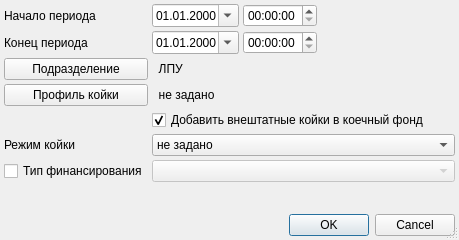
<?xml version="1.0" encoding="UTF-8"?>
<ui version="4.0">
 <class>StationaryPlanSetupDialog</class>
 <widget class="QDialog" name="StationaryPlanSetupDialog">
  <property name="windowModality">
   <enum>Qt::ApplicationModal</enum>
  </property>
  <property name="geometry">
   <rect>
    <x>0</x>
    <y>0</y>
    <width>459</width>
    <height>240</height>
   </rect>
  </property>
  <property name="windowTitle">
   <string>параметры отчёта</string>
  </property>
  <property name="sizeGripEnabled">
   <bool>true</bool>
  </property>
  <layout class="QGridLayout" name="gridLayout">
   <property name="margin">
    <number>4</number>
   </property>
   <property name="spacing">
    <number>4</number>
   </property>
   <item row="8" column="0" colspan="2">
    <spacer>
     <property name="orientation">
      <enum>Qt::Vertical</enum>
     </property>
     <property name="sizeHint" stdset="0">
      <size>
       <width>129</width>
       <height>20</height>
      </size>
     </property>
    </spacer>
   </item>
   <item row="3" column="0">
    <widget class="QPushButton" name="btnHospitalBedProfileList">
     <property name="text">
      <string>Профиль койки</string>
     </property>
    </widget>
   </item>
   <item row="4" column="1" colspan="3">
    <widget class="QCheckBox" name="chkIsPermanentBed">
     <property name="text">
      <string>Добавить внештатные койки в коечный фонд</string>
     </property>
     <property name="checked">
      <bool>true</bool>
     </property>
    </widget>
   </item>
   <item row="9" column="1" colspan="3">
    <widget class="QDialogButtonBox" name="buttonBox">
     <property name="orientation">
      <enum>Qt::Horizontal</enum>
     </property>
     <property name="standardButtons">
      <set>QDialogButtonBox::Cancel|QDialogButtonBox::Ok</set>
     </property>
    </widget>
   </item>
   <item row="0" column="2">
    <widget class="QTimeEdit" name="edtBegTime"/>
   </item>
   <item row="6" column="1" colspan="3">
    <widget class="CCheckableComboBox" name="cmbFinance">
     <property name="enabled">
      <bool>false</bool>
     </property>
    </widget>
   </item>
   <item row="1" column="0">
    <widget class="QLabel" name="lblEndDate">
     <property name="text">
      <string>Конец периода</string>
     </property>
    </widget>
   </item>
   <item row="0" column="3">
    <spacer name="horizontalSpacer_2">
     <property name="orientation">
      <enum>Qt::Horizontal</enum>
     </property>
     <property name="sizeHint" stdset="0">
      <size>
       <width>74</width>
       <height>20</height>
      </size>
     </property>
    </spacer>
   </item>
   <item row="0" column="1">
    <widget class="CDateEdit" name="edtBegDate">
     <property name="sizePolicy">
      <sizepolicy hsizetype="Maximum" vsizetype="Fixed">
       <horstretch>0</horstretch>
       <verstretch>0</verstretch>
      </sizepolicy>
     </property>
     <property name="displayFormat">
      <string>dd.MM.yyyy</string>
     </property>
     <property name="calendarPopup">
      <bool>true</bool>
     </property>
    </widget>
   </item>
   <item row="1" column="2">
    <widget class="QTimeEdit" name="edtEndTime"/>
   </item>
   <item row="5" column="1" colspan="3">
    <widget class="QComboBox" name="cmbBedsSchedule">
     <item>
      <property name="text">
       <string>не задано</string>
      </property>
     </item>
     <item>
      <property name="text">
       <string>круглосуточные</string>
      </property>
     </item>
     <item>
      <property name="text">
       <string>некруглосуточные</string>
      </property>
     </item>
    </widget>
   </item>
   <item row="0" column="0">
    <widget class="QLabel" name="lblBegDate">
     <property name="text">
      <string>Начало периода</string>
     </property>
    </widget>
   </item>
   <item row="5" column="0">
    <widget class="QLabel" name="lblBedsSchedule">
     <property name="text">
      <string>Режим койки</string>
     </property>
    </widget>
   </item>
   <item row="1" column="1">
    <widget class="CDateEdit" name="edtEndDate">
     <property name="sizePolicy">
      <sizepolicy hsizetype="Maximum" vsizetype="Fixed">
       <horstretch>0</horstretch>
       <verstretch>0</verstretch>
      </sizepolicy>
     </property>
     <property name="displayFormat">
      <string>dd.MM.yyyy</string>
     </property>
     <property name="calendarPopup">
      <bool>true</bool>
     </property>
    </widget>
   </item>
   <item row="1" column="3">
    <spacer name="horizontalSpacer">
     <property name="orientation">
      <enum>Qt::Horizontal</enum>
     </property>
     <property name="sizeHint" stdset="0">
      <size>
       <width>40</width>
       <height>20</height>
      </size>
     </property>
    </spacer>
   </item>
   <item row="6" column="0">
    <widget class="QCheckBox" name="chkFinance">
     <property name="enabled">
      <bool>true</bool>
     </property>
     <property name="text">
      <string>Тип финансирования</string>
     </property>
     <property name="checkable">
      <bool>true</bool>
     </property>
    </widget>
   </item>
   <item row="3" column="1" colspan="3">
    <widget class="QLabel" name="lblHospitalBedProfileList">
     <property name="text">
      <string>  не задано</string>
     </property>
     <property name="wordWrap">
      <bool>true</bool>
     </property>
    </widget>
   </item>
   <item row="2" column="1" colspan="3">
    <widget class="QLabel" name="lblOrgStructureList">
     <property name="text">
      <string>  ЛПУ</string>
     </property>
     <property name="wordWrap">
      <bool>true</bool>
     </property>
    </widget>
   </item>
   <item row="2" column="0">
    <widget class="QPushButton" name="btnOrgStructureList">
     <property name="text">
      <string>Подразделение</string>
     </property>
    </widget>
   </item>
  </layout>
 </widget>
 <customwidgets>
  <customwidget>
   <class>CDateEdit</class>
   <extends>QDateEdit</extends>
   <header>library/DateEdit</header>
  </customwidget>
  <customwidget>
   <class>CCheckableComboBox</class>
   <extends>QComboBox</extends>
   <header>Reports/Utils.h</header>
  </customwidget>
 </customwidgets>
 <tabstops>
  <tabstop>edtBegDate</tabstop>
  <tabstop>edtBegTime</tabstop>
  <tabstop>edtEndDate</tabstop>
  <tabstop>edtEndTime</tabstop>
  <tabstop>btnOrgStructureList</tabstop>
  <tabstop>btnHospitalBedProfileList</tabstop>
  <tabstop>chkIsPermanentBed</tabstop>
  <tabstop>cmbBedsSchedule</tabstop>
  <tabstop>chkFinance</tabstop>
  <tabstop>cmbFinance</tabstop>
  <tabstop>buttonBox</tabstop>
 </tabstops>
 <resources/>
 <connections>
  <connection>
   <sender>buttonBox</sender>
   <signal>accepted()</signal>
   <receiver>StationaryPlanSetupDialog</receiver>
   <slot>accept()</slot>
   <hints>
    <hint type="sourcelabel">
     <x>283</x>
     <y>200</y>
    </hint>
    <hint type="destinationlabel">
     <x>102</x>
     <y>90</y>
    </hint>
   </hints>
  </connection>
  <connection>
   <sender>buttonBox</sender>
   <signal>rejected()</signal>
   <receiver>StationaryPlanSetupDialog</receiver>
   <slot>reject()</slot>
   <hints>
    <hint type="sourcelabel">
     <x>225</x>
     <y>177</y>
    </hint>
    <hint type="destinationlabel">
     <x>236</x>
     <y>76</y>
    </hint>
   </hints>
  </connection>
 </connections>
</ui>
